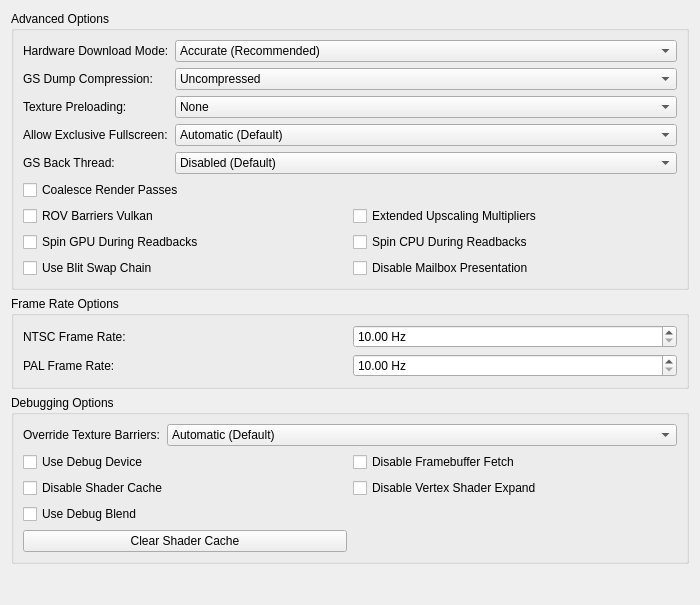
<?xml version="1.0" encoding="UTF-8"?>
<ui version="4.0">
 <class>GraphicsAdvancedSettingsTab</class>
 <widget class="QWidget" name="GraphicsAdvancedSettingsTab">
  <property name="geometry">
   <rect>
    <x>0</x>
    <y>0</y>
    <width>700</width>
    <height>605</height>
   </rect>
  </property>
  <property name="windowTitle">
   <string/>
  </property>
  <layout class="QVBoxLayout" name="verticalLayout">
   <item>
    <widget class="QGroupBox" name="advancedOptions">
     <property name="sizePolicy">
      <sizepolicy hsizetype="Preferred" vsizetype="Fixed">
       <horstretch>0</horstretch>
       <verstretch>0</verstretch>
      </sizepolicy>
     </property>
     <property name="title">
      <string>Advanced Options</string>
     </property>
     <layout class="QFormLayout" name="advancedOptionsFormLayout">
      <item row="0" column="0">
       <widget class="QLabel" name="hwDownloadModeLabel">
        <property name="text">
         <string>Hardware Download Mode:</string>
        </property>
        <property name="buddy">
         <cstring>gsDownloadMode</cstring>
        </property>
       </widget>
      </item>
      <item row="0" column="1">
       <widget class="QComboBox" name="gsDownloadMode">
        <item>
         <property name="text">
          <string>Accurate (Recommended)</string>
         </property>
        </item>
        <item>
         <property name="text">
          <string>Accurate Force Full (Can Reduce Readbacks)</string>
         </property>
        </item>
        <item>
         <property name="text">
          <string>Disable Readbacks (Synchronize GS Thread)</string>
         </property>
        </item>
        <item>
         <property name="text">
          <string>Unsynchronized (Non-Deterministic)</string>
         </property>
        </item>
        <item>
         <property name="text">
          <string>Disabled (Ignore Transfers)</string>
         </property>
        </item>
       </widget>
      </item>
      <item row="1" column="0">
       <widget class="QLabel" name="gsDumpCompressionLabel">
        <property name="text">
         <string>GS Dump Compression:</string>
        </property>
        <property name="buddy">
         <cstring>gsDumpCompression</cstring>
        </property>
       </widget>
      </item>
      <item row="1" column="1">
       <widget class="QComboBox" name="gsDumpCompression">
        <item>
         <property name="text">
          <string>Uncompressed</string>
         </property>
        </item>
        <item>
         <property name="text">
          <string>LZMA (xz)</string>
         </property>
        </item>
        <item>
         <property name="text">
          <string>Zstandard (zst)</string>
         </property>
        </item>
       </widget>
      </item>
      <item row="10" column="0" colspan="2">
       <layout class="QGridLayout" name="advancedLayout">
        <item row="0" column="0">
         <widget class="QCheckBox" name="coalesceRenderPasses">
          <property name="text">
           <string>Coalesce Render Passes</string>
          </property>
         </widget>
        </item>
        <item row="2" column="1">
         <widget class="QCheckBox" name="spinCPUDuringReadbacks">
          <property name="text">
           <string>Spin CPU During Readbacks</string>
          </property>
         </widget>
        </item>
        <item row="2" column="0">
         <widget class="QCheckBox" name="spinGPUDuringReadbacks">
          <property name="text">
           <string>Spin GPU During Readbacks</string>
          </property>
         </widget>
        </item>
        <item row="3" column="0">
         <widget class="QCheckBox" name="useBlitSwapChain">
          <property name="text">
           <string extracomment="Blit = a data operation. You might want to write it as-is, but fully uppercased. More information: https://en.wikipedia.org/wiki/Bit_blit \nSwap chain: see Microsoft's Terminology Portal.">Use Blit Swap Chain</string>
          </property>
         </widget>
        </item>
        <item row="1" column="0">
         <widget class="QCheckBox" name="rovBarriersVK">
          <property name="text">
           <string>ROV Barriers Vulkan</string>
          </property>
         </widget>
        </item>
        <item row="3" column="1">
         <widget class="QCheckBox" name="disableMailboxPresentation">
          <property name="text">
           <string extracomment="Mailbox Presentation: a type of graphics-rendering technique that has not been exposed to the public that often, so chances are you will need to keep the word mailbox in English. It does not have anything to do with postal mailboxes or email inboxes/outboxes.">Disable Mailbox Presentation</string>
          </property>
         </widget>
        </item>
        <item row="1" column="1">
         <widget class="QCheckBox" name="extendedUpscales">
          <property name="text">
           <string>Extended Upscaling Multipliers</string>
          </property>
         </widget>
        </item>
       </layout>
      </item>
      <item row="6" column="0">
       <widget class="QLabel" name="exclussiveFSLabel">
        <property name="text">
         <string>Allow Exclusive Fullscreen:</string>
        </property>
        <property name="buddy">
         <cstring>exclusiveFullscreenControl</cstring>
        </property>
       </widget>
      </item>
      <item row="6" column="1">
       <widget class="QComboBox" name="exclusiveFullscreenControl">
        <item>
         <property name="text">
          <string>Automatic (Default)</string>
         </property>
        </item>
        <item>
         <property name="text">
          <string>Disallowed</string>
         </property>
        </item>
        <item>
         <property name="text">
          <string>Allowed</string>
         </property>
        </item>
       </widget>
      </item>
      <item row="5" column="1">
       <widget class="QComboBox" name="texturePreloading">
        <item>
         <property name="text">
          <string>None</string>
         </property>
        </item>
        <item>
         <property name="text">
          <string>Partial</string>
         </property>
        </item>
        <item>
         <property name="text">
          <string>Full (Hash Cache)</string>
         </property>
        </item>
       </widget>
      </item>
      <item row="5" column="0">
       <widget class="QLabel" name="label">
        <property name="text">
         <string>Texture Preloading:</string>
        </property>
        <property name="buddy">
         <cstring>texturePreloading</cstring>
        </property>
       </widget>
      </item>
      <item row="7" column="0">
       <widget class="QLabel" name="gsBackThreadModeLabel">
        <property name="text">
         <string>GS Back Thread:</string>
        </property>
        <property name="buddy">
         <cstring>gsBackThreadMode</cstring>
        </property>
       </widget>
      </item>
      <item row="7" column="1">
       <widget class="QComboBox" name="gsBackThreadMode">
        <item>
         <property name="text">
          <string>Disabled (Default)</string>
         </property>
        </item>
        <item>
         <property name="text">
          <string>Inline Records (Debug)</string>
         </property>
        </item>
        <item>
         <property name="text">
          <string>Lockstep (Debug)</string>
         </property>
        </item>
        <item>
         <property name="text">
          <string>Pipelined (Second GS Thread)</string>
         </property>
        </item>
       </widget>
      </item>
     </layout>
    </widget>
   </item>
   <item>
    <widget class="QGroupBox" name="frameRateOptions">
     <property name="title">
      <string>Frame Rate Options</string>
     </property>
     <layout class="QGridLayout" name="frameRateOptionsFormLayout">
      <item row="0" column="0">
       <widget class="QLabel" name="ntscLabel">
        <property name="text">
         <string>NTSC Frame Rate:</string>
        </property>
        <property name="buddy">
         <cstring>ntscFrameRate</cstring>
        </property>
       </widget>
      </item>
      <item row="0" column="1">
       <widget class="QDoubleSpinBox" name="ntscFrameRate">
        <property name="suffix">
         <string extracomment="Hz=Hertz, as in the measuring unit. Shown after the corresponding number. Those languages who'd need to remove the space or do something in between should do so."> Hz</string>
        </property>
        <property name="minimum">
         <double>10.000000000000000</double>
        </property>
        <property name="maximum">
         <double>300.000000000000000</double>
        </property>
        <property name="singleStep">
         <double>0.010000000000000</double>
        </property>
       </widget>
      </item>
      <item row="1" column="0">
       <widget class="QLabel" name="palLabel">
        <property name="text">
         <string>PAL Frame Rate:</string>
        </property>
        <property name="buddy">
         <cstring>palFrameRate</cstring>
        </property>
       </widget>
      </item>
      <item row="1" column="1">
       <widget class="QDoubleSpinBox" name="palFrameRate">
        <property name="suffix">
         <string> Hz</string>
        </property>
        <property name="minimum">
         <double>10.000000000000000</double>
        </property>
        <property name="maximum">
         <double>300.000000000000000</double>
        </property>
        <property name="singleStep">
         <double>0.010000000000000</double>
        </property>
       </widget>
      </item>
     </layout>
    </widget>
   </item>
   <item>
    <widget class="QGroupBox" name="debuggingOptions">
     <property name="sizePolicy">
      <sizepolicy hsizetype="Preferred" vsizetype="Fixed">
       <horstretch>0</horstretch>
       <verstretch>0</verstretch>
      </sizepolicy>
     </property>
     <property name="title">
      <string>Debugging Options</string>
     </property>
     <layout class="QFormLayout" name="debuggingOptionsFormLayout">
      <item row="0" column="0">
       <widget class="QLabel" name="barriersLabel">
        <property name="text">
         <string>Override Texture Barriers:</string>
        </property>
        <property name="buddy">
         <cstring>overrideTextureBarriers</cstring>
        </property>
       </widget>
      </item>
      <item row="0" column="1">
       <widget class="QComboBox" name="overrideTextureBarriers">
        <item>
         <property name="text">
          <string>Automatic (Default)</string>
         </property>
        </item>
        <item>
         <property name="text">
          <string>Force Disabled</string>
         </property>
        </item>
        <item>
         <property name="text">
          <string>Force Enabled</string>
         </property>
        </item>
       </widget>
      </item>
      <item row="2" column="0" colspan="2">
       <layout class="QGridLayout" name="debuggingOptionsLayout">
        <item row="0" column="1">
         <widget class="QCheckBox" name="disableFramebufferFetch">
          <property name="text">
           <string>Disable Framebuffer Fetch</string>
          </property>
         </widget>
        </item>
        <item row="1" column="0">
         <widget class="QCheckBox" name="disableShaderCache">
          <property name="text">
           <string>Disable Shader Cache</string>
          </property>
         </widget>
        </item>
        <item row="1" column="1">
         <widget class="QCheckBox" name="disableVertexShaderExpand">
          <property name="text">
           <string>Disable Vertex Shader Expand</string>
          </property>
         </widget>
        </item>
        <item row="0" column="0">
         <widget class="QCheckBox" name="useDebugDevice">
          <property name="text">
           <string>Use Debug Device</string>
          </property>
         </widget>
        </item>
        <item row="2" column="0">
         <widget class="QCheckBox" name="useDebugBlend">
          <property name="text">
           <string>Use Debug Blend</string>
          </property>
         </widget>
        </item>
        <item row="3" column="0">
         <widget class="QPushButton" name="clearShaderCache">
          <property name="text">
           <string>Clear Shader Cache</string>
          </property>
         </widget>
        </item>
       </layout>
      </item>
     </layout>
    </widget>
   </item>
   <item>
    <spacer name="verticalSpacer">
     <property name="orientation">
      <enum>Qt::Orientation::Vertical</enum>
     </property>
     <property name="sizeHint" stdset="0">
      <size>
       <width>20</width>
       <height>0</height>
      </size>
     </property>
    </spacer>
   </item>
  </layout>
 </widget>
 <tabstops>
  <tabstop>gsDownloadMode</tabstop>
  <tabstop>gsDumpCompression</tabstop>
  <tabstop>texturePreloading</tabstop>
  <tabstop>exclusiveFullscreenControl</tabstop>
  <tabstop>gsBackThreadMode</tabstop>
  <tabstop>extendedUpscales</tabstop>
  <tabstop>coalesceRenderPasses</tabstop>
  <tabstop>spinGPUDuringReadbacks</tabstop>
  <tabstop>spinCPUDuringReadbacks</tabstop>
  <tabstop>useBlitSwapChain</tabstop>
  <tabstop>disableMailboxPresentation</tabstop>
  <tabstop>rovBarriersVK</tabstop>
  <tabstop>ntscFrameRate</tabstop>
  <tabstop>palFrameRate</tabstop>
  <tabstop>overrideTextureBarriers</tabstop>
  <tabstop>useDebugDevice</tabstop>
  <tabstop>clearShaderCache</tabstop>
  <tabstop>disableFramebufferFetch</tabstop>
  <tabstop>disableShaderCache</tabstop>
  <tabstop>disableVertexShaderExpand</tabstop>
  <tabstop>useDebugBlend</tabstop>
 </tabstops>
 <resources/>
 <connections/>
</ui>
